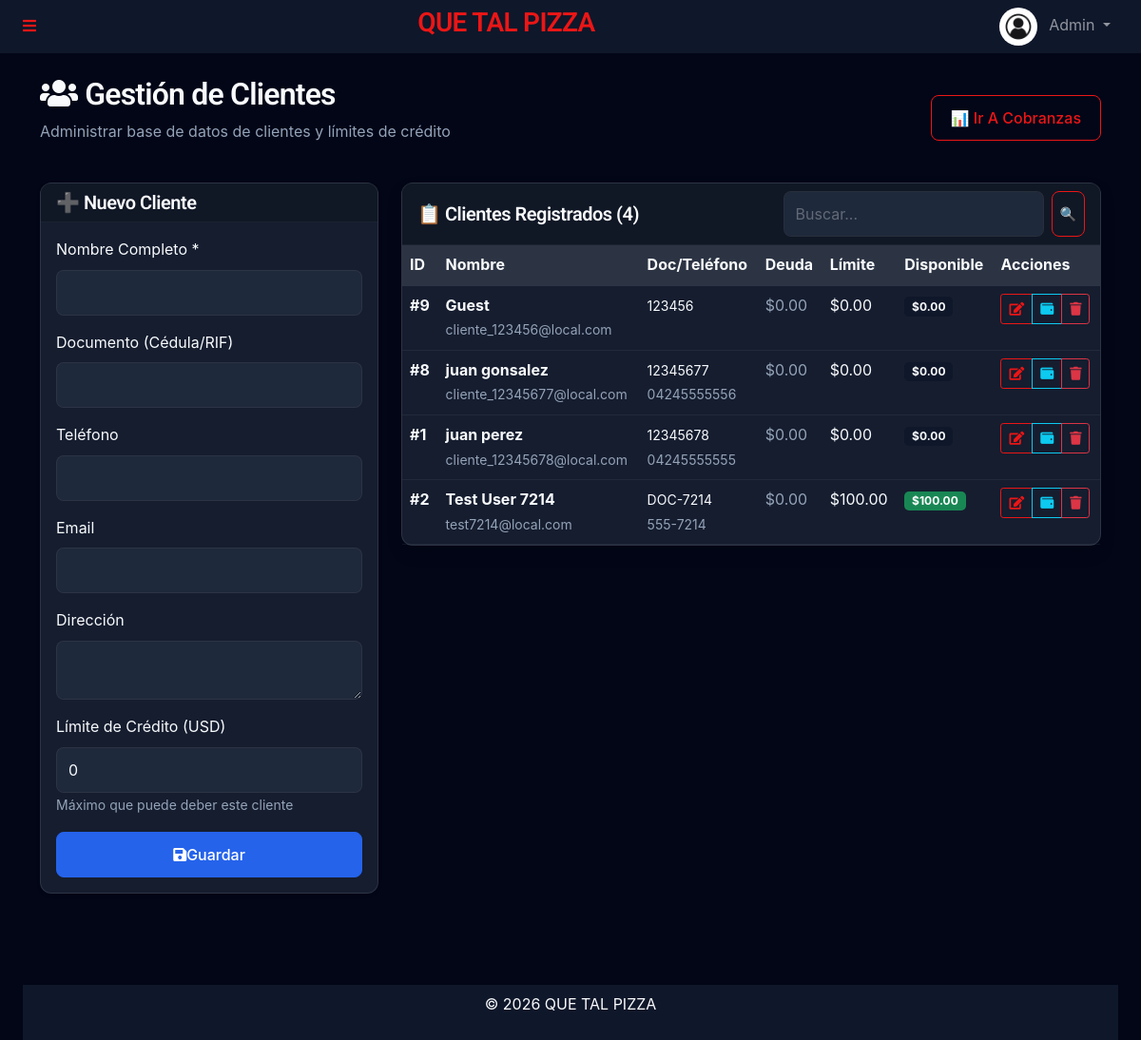
The page /admin/clientes.php (signed in) on the database as committed earlier.
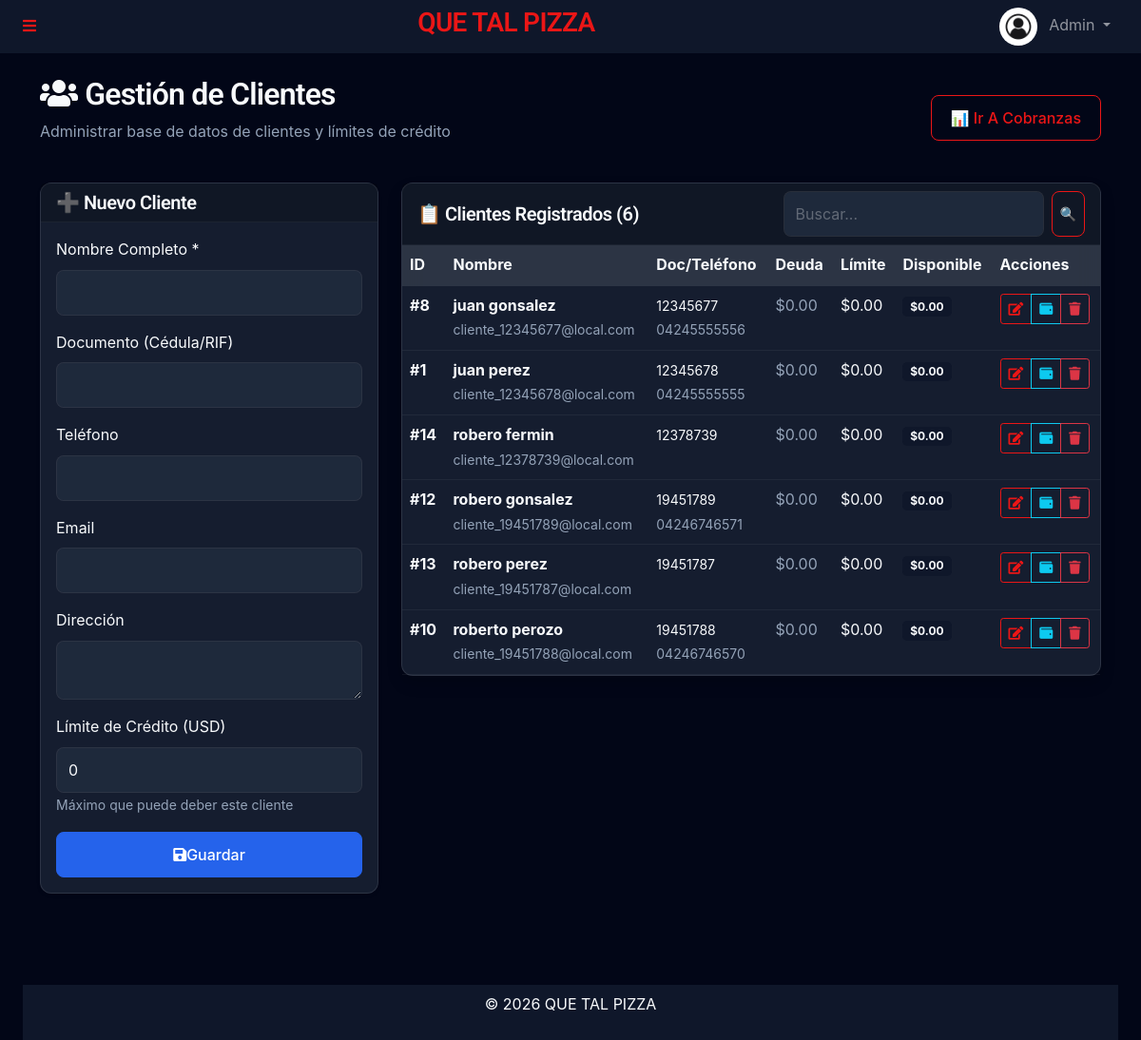
The same page on the database as committed later.
### tables this page shows
CREATE TABLE `clients` (
  `id` int(11) NOT NULL,
  `name` varchar(150) NOT NULL,
  `document_id` varchar(50) DEFAULT NULL,
  `phone` varchar(50) DEFAULT NULL,
  `email` varchar(150) DEFAULT NULL,
  `address` text DEFAULT NULL,
  `credit_limit` decimal(20,6) DEFAULT 0.000000,
  `current_debt` decimal(20,6) DEFAULT 0.000000,
  `created_at` timestamp NULL DEFAULT current_timestamp()
);

### admin/clientes.php (the view, shortened to what the changed rows need)
<?php
require_once '../templates/autoload.php';
$search = $_GET['search'] ?? '';
if ($search) {
    $stmt = $db->prepare("SELECT * FROM clients WHERE name LIKE ? OR document_id LIKE ? OR phone LIKE ? ORDER BY name");
    $stmt->execute(["%$search%", "%$search%", "%$search%"]);
} else {
    $stmt = $db->query("SELECT * FROM clients ORDER BY name");
}
$clients = $stmt->fetchAll(PDO::FETCH_ASSOC);
require_once '../templates/header.php';
?>
<div class="container mt-4 mb-5">
    <div class="d-flex justify-content-between align-items-center mb-4">
        <div>
            <h2><i class="fa fa-users me-2"></i>Gestión de Clientes</h2>
        </div>
    </div>
    <div class="row">
        <div class="col-md-8">
            <div class="card shadow">
                <div class="card-header bg-white d-flex justify-content-between align-items-center">
                    <h5 class="mb-0">📋 Clientes Registrados (<?= count($clients) ?>)</h5>
                    <form method="GET" class="d-flex">
                        <input type="search" name="search" class="form-control me-2" placeholder="Buscar..."
                            value="<?= htmlspecialchars($search) ?>">
                        <button type="submit" class="btn btn-sm btn-outline-primary">🔍</button>
                    </form>
                </div>
                <div class="card-body p-0">
                    <div class="table-responsive">
                        <table class="table table-hover mb-0">
                            <thead class="table-light">
                                <tr>
                                    <th>ID</th>
                                    <th>Nombre</th>
                                    <th>Doc/Teléfono</th>
                                    <th>Deuda</th>
                                    <th>Límite</th>
                                    <th>Disponible</th>
                                    <th>Acciones</th>
                                </tr>
                            </thead>
                            <tbody>
                                <?php if (empty($clients)): ?>
                                    <tr>
                                        <td colspan="7" class="text-center py-4 text-muted">
                                            <?= $search ? '❌ No se encontraron resultados' : 'No hay clientes registrados' ?>
                                        </td>
                                    </tr>
                                <?php else: ?>
                                    <?php foreach ($clients as $c):
                                        $disponible = $c['credit_limit'] - $c['current_debt'];
                                        ?>
                                        <tr>
                                            <td><strong>#<?= $c['id'] ?></strong></td>
                                            <td>
                                                <div class="fw-bold"><?= htmlspecialchars($c['name']) ?></div>
                                                <small class="text-muted"><?= htmlspecialchars($c['email'] ?? '') ?></small>
                                            </td>
                                            <td>
                                                <small><?= htmlspecialchars($c['document_id'] ?? '') ?></small><br>
                                                <small class="text-muted"><?= htmlspecialchars($c['phone'] ?? '') ?></small>
                                            </td>
                                            <td>
                                                <?php if ($c['current_debt'] > 0): ?>
                                                    <span
                                                        class="badge bg-danger">$<?= number_format($c['current_debt'], 2) ?></span>
                                                <?php else: ?>
                                                    <span class="text-muted">$0.00</span>
                                                <?php endif; ?>
                                            </td>
                                            <td>$<?= number_format($c['credit_limit'], 2) ?></td>
                                            <td>
                                                <span class="badge bg-<?= $disponible > 0 ? 'success' : 'secondary' ?>">
                                                    $<?= number_format($disponible, 2) ?>
                                                </span>
                                            </td>
                                            <td>
                                                <div class="btn-group btn-group-sm">
                                                    <a href="?edit=<?= $c['id'] ?>" class="btn btn-outline-primary"
                                                        title="Editar">
                                                        <i class="fa fa-edit"></i>
                                                    </a>
                                                    <a href="cobranzas.php?client_id=<?= $c['id'] ?>"
                                                        class="btn btn-outline-info" title="Ver Deudas">
                                                        <i class="fa fa-wallet"></i>
                                                    </a>
                                                    <?php if ($c['current_debt'] == 0): ?>
                                                        <a href="?delete=<?= $c['id'] ?>" class="btn btn-outline-danger"
                                                            onclick="return confirm('¿Eliminar cliente <?= htmlspecialchars($c['name']) ?>?')"
                                                            title="Eliminar">
                                                            <i class="fa fa-trash"></i>
                                                        </a>
                                                    <?php endif; ?>
                                                </div>
                                            </td>
                                        </tr>
                                    <?php endforeach; ?>
                                <?php endif; ?>
                            </tbody>
                        </table>
                    </div>
                </div>
            </div>
        </div>
    </div>
</div>
<?php require_once '../templates/footer.php'; ?>

Rows that differ between the two databases and show on the page:
removed clients: id "9", name "Guest", email "cliente_123456@local.com", document "123456", shows "$0.00", credit_limit "0.00", disponible "0.00"
removed clients: id "2", name "Test User 7214", email "test7214@local.com", document "DOC-7214", phone "555-7214", shows "$0.00", credit_limit "100.00", disponible "100.00"
added clients: id "14", name "robero fermin", email "cliente_12378739@local.com", document "12378739", shows "$0.00", credit_limit "0.00", disponible "0.00"
added clients: id "12", name "robero gonsalez", email "cliente_19451789@local.com", document "19451789", phone "04246746571", shows "$0.00", credit_limit "0.00", disponible "0.00"
added clients: id "13", name "robero perez", email "cliente_19451787@local.com", document "19451787", shows "$0.00", credit_limit "0.00", disponible "0.00"
added clients: id "10", name "roberto perozo", email "cliente_19451788@local.com", document "19451788", phone "04246746570", shows "$0.00", credit_limit "0.00", disponible "0.00"
Other text that changed with them:
count($clients): "4" → "6"
